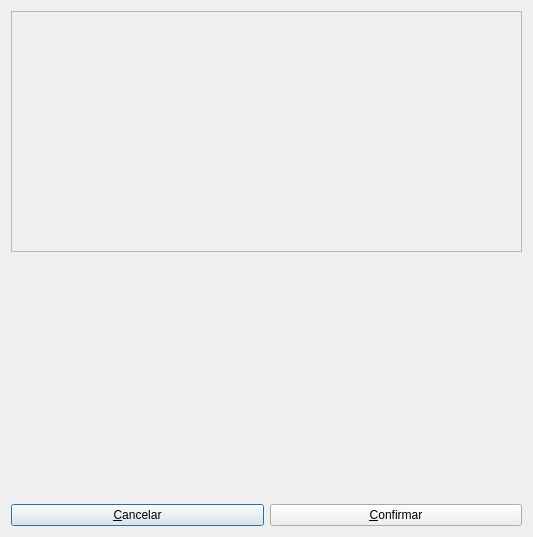
<?xml version="1.0" encoding="UTF-8"?>
<ui version="4.0">
 <class>Dialog</class>
 <widget class="QDialog" name="Dialog">
  <property name="geometry">
   <rect>
    <x>0</x>
    <y>0</y>
    <width>533</width>
    <height>537</height>
   </rect>
  </property>
  <property name="windowTitle">
   <string>Dialog</string>
  </property>
  <layout class="QGridLayout" name="gridLayout_2">
   <item row="0" column="0">
    <widget class="QFrame" name="layersFrame">
     <property name="frameShape">
      <enum>QFrame::StyledPanel</enum>
     </property>
     <property name="frameShadow">
      <enum>QFrame::Raised</enum>
     </property>
     <layout class="QVBoxLayout" name="verticalLayout"/>
    </widget>
   </item>
   <item row="2" column="0">
    <layout class="QHBoxLayout" name="horizontalLayout">
     <item>
      <widget class="QPushButton" name="cancelBtn">
       <property name="text">
        <string>&amp;Cancelar</string>
       </property>
      </widget>
     </item>
     <item>
      <widget class="QPushButton" name="saveBtn">
       <property name="text">
        <string>&amp;Confirmar</string>
       </property>
      </widget>
     </item>
    </layout>
   </item>
   <item row="1" column="0">
    <widget class="QWidget" name="widget" native="true">
     <layout class="QVBoxLayout" name="attributeLayout"/>
    </widget>
   </item>
  </layout>
 </widget>
 <tabstops>
  <tabstop>saveBtn</tabstop>
  <tabstop>cancelBtn</tabstop>
 </tabstops>
 <resources/>
 <connections>
  <connection>
   <sender>cancelBtn</sender>
   <signal>clicked()</signal>
   <receiver>Dialog</receiver>
   <slot>reject()</slot>
   <hints>
    <hint type="sourcelabel">
     <x>136</x>
     <y>512</y>
    </hint>
    <hint type="destinationlabel">
     <x>266</x>
     <y>268</y>
    </hint>
   </hints>
  </connection>
 </connections>
</ui>
